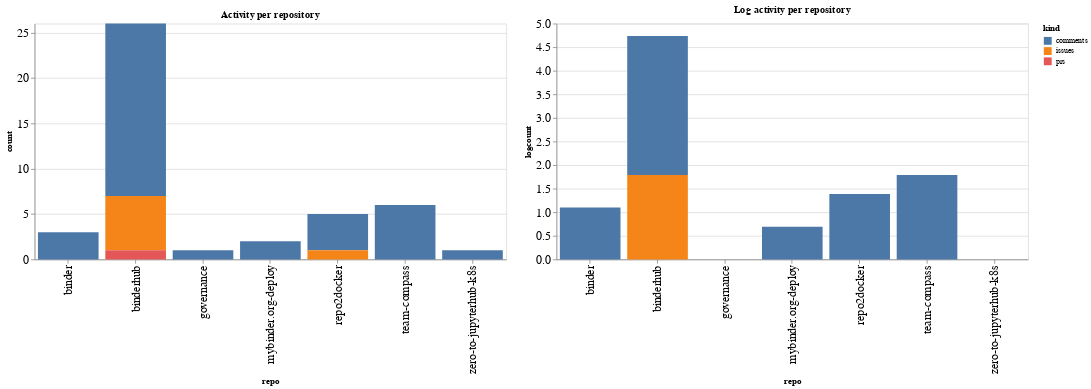

The notebook cell saved with this chart:
### Code cell
ch1 = alt.Chart(repo_summaries, width=600, title="Activity per repository").mark_bar().encode(
    x='repo',
    y='count',
    color='kind',
    tooltip="kind"
)

ch2 = alt.Chart(repo_summaries, width=600, title="Log activity per repository").mark_bar().encode(
    x='repo',
    y='logcount',
    color='kind',
    tooltip="kind"
)

ch1 | ch2

### Figure 1 — Vega-Lite specification as saved in the notebook (floating-point values rounded to 4 significant figures)
{"config": {"axisLeft": {"labelFontSize": 15}, "axisBottom": {"labelFontSize": 15}}, "hconcat": [{"mark": "bar", "encoding": {"color": {"type": "nominal", "field": "kind"}, "tooltip": {"type": "nominal", "field": "kind"}, "x": {"type": "nominal", "field": "repo"}, "y": {"type": "quantitative", "field": "count"}}, "title": "Activity per repository", "width": 600}, {"mark": "bar", "encoding": {"color": {"type": "nominal", "field": "kind"}, "tooltip": {"type": "nominal", "field": "kind"}, "x": {"type": "nominal", "field": "repo"}, "y": {"type": "quantitative", "field": "logcount"}}, "title": "Log activity per repository", "width": 600}], "data": {"name": "data-4282a1d3111fb44ac64aa14712c9f763"}, "$schema": "https://vega.github.io/schema/vega-lite/v4.8.1.json", "datasets": {"data-4282a1d3111fb44ac64aa14712c9f763": [{"repo": "binder", "kind": "comments", "count": 3, "logcount": 1.099}, {"repo": "binderhub", "kind": "comments", "count": 19, "logcount": 2.944}, {"repo": "binderhub", "kind": "issues", "count": 6, "logcount": 1.792}, {"repo": "binderhub", "kind": "prs", "count": 1, "logcount": 0.0}, {"repo": "governance", "kind": "comments", "count": 1, "logcount": 0.0}, {"repo": "mybinder.org-deploy", "kind": "comments", "count": 2, "logcount": 0.6931}, {"repo": "repo2docker", "kind": "comments", "count": 4, "logcount": 1.386}, {"repo": "repo2docker", "kind": "issues", "count": 1, "logcount": 0.0}, {"repo": "team-compass", "kind": "comments", "count": 6, "logcount": 1.792}, {"repo": "zero-to-jupyterhub-k8s", "kind": "comments", "count": 1, "logcount": 0.0}]}}
